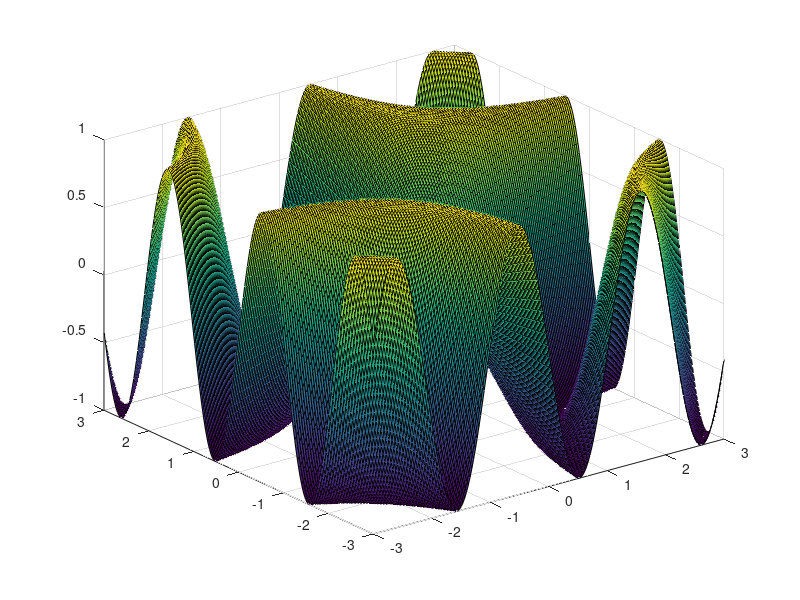

The MATLAB script that drew this image: (Note: this script raises an error after producing the figure.)
%% Load paths
restoredefaultpath
clear;
addpath('../../cross_validation/standard_train_cv_test_validation')
addpath('../../')
%% make mesh grid data
start_val = -3;
end_val = 3;
sqrtN = 200; %N = sqrtN*sqrtN
N = sqrtN*sqrtN
x_range = linspace(start_val, end_val, sqrtN);
y_range = linspace(start_val, end_val, sqrtN);
[X,Y] = meshgrid(x_range, y_range);
Z = sin(X .* Y); %% sinBxy
%%%following code will plot meshgrid data
figure
surf(X,Y,Z)
%% make the entire data set from the meshgrid data
[X_data,Y_data] = make_data_from_meshgrid( X,Y,Z );
[X_data, Y_data] = cross_validation_data.shuffle_data(X_data,Y_data);
%this will plot nonsense
%figure
%surf(Xp,Yp,Zp);
%% divide data for CV
per_train = 0.7;
per_cv = 0.15;
data4cv = cross_validation_data(X_data,Y_data,per_train,per_cv);

[ X_train,X_cv,X_test, y_train,y_cv,y_test ] = data4cv.get_data_for_hold_out_cross_validation();
[~,Ntrain] = size(X_train)
[~,Ncv] = size(X_cv)
[~,Ntest] = size(X_test)

name_file = sprintf('../../data/data_h_sinxy_%g_%g_%g_%d_%d_%d.mat',per_train,per_cv,1-per_cv-per_train,Ntrain,Ncv,Ntest);
save( name_file,'data4cv');